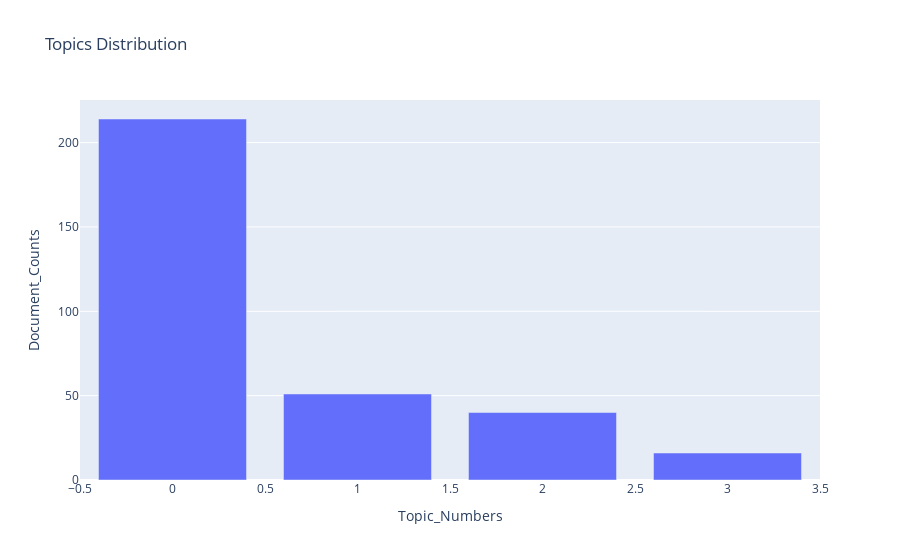

Notebook code for this chart:
### Markdown cell above
Topics that can be inferred are:

1. Topic Number: 0
   - Probable topic title: News
   - Key terms: 'housing, loan, capital, apply, money, group_hiring, madhya_ho, commercial_nagda, functional_head, company'

<br>

2. Topic Number: 1
   - Probable topic title: Stocks Discussion
   - Key terms: 'working_capital, help_small, indias_raises, businesses_access, loan, business, company, business_loan, heres, documents'

<br>

3. Topic Number: 2
   - Probable topic title: Issues and Queries
   - Key terms: 'india, crore, heres, new, alteria_capital, startups, business, raised, fintech, companies'

<br>

4. Topic Number: 3
   - Probable topic title: Partnerships
   - Key terms: 'india, lending, capital, money, mi_credit, stocks, lows, week, icofp, batch'

### Code cell
pre_dist, fig = processor.plot_topic_distribution(pre_df_topic_sents_keywords)
fig.show()

### Figure 1 — Plotly figure (JSON) as saved in the notebook; plotly's stock layout.template omitted (floating-point values rounded to 4 significant figures)
{"data": [{"alignmentgroup": "True", "hovertemplate": "Topic_Numbers=%{x}<br>Document_Counts=%{y}<extra></extra>", "legendgroup": "", "marker": {"color": "#636efa", "pattern": {"shape": ""}}, "name": "", "offsetgroup": "", "orientation": "v", "showlegend": false, "textposition": "auto", "type": "bar", "x": [0, 1, 2, 3], "xaxis": "x", "y": [214, 51, 40, 16], "yaxis": "y"}], "layout": {"barmode": "relative", "legend": {"tracegroupgap": 0}, "title": {"text": "Topics Distribution"}, "xaxis": {"anchor": "y", "domain": [0, 1], "title": {"text": "Topic_Numbers"}}, "yaxis": {"anchor": "x", "domain": [0, 1], "title": {"text": "Document_Counts"}}}}
